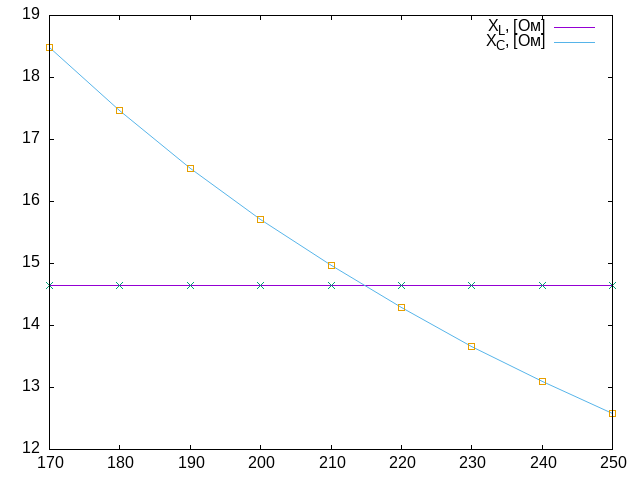

This chart was generated by the following gnuplot code:
set terminal 'png'
set output 'plot1-3.png'


plot './output.csv' using 1:7 with l ti 'X_L, [Ом]',\
     './output.csv' using 1:7 ti '',\
     './output.csv' using 1:8 with l ti 'X_C, [Ом]',\
     './output.csv' using 1:8 ti '',\
